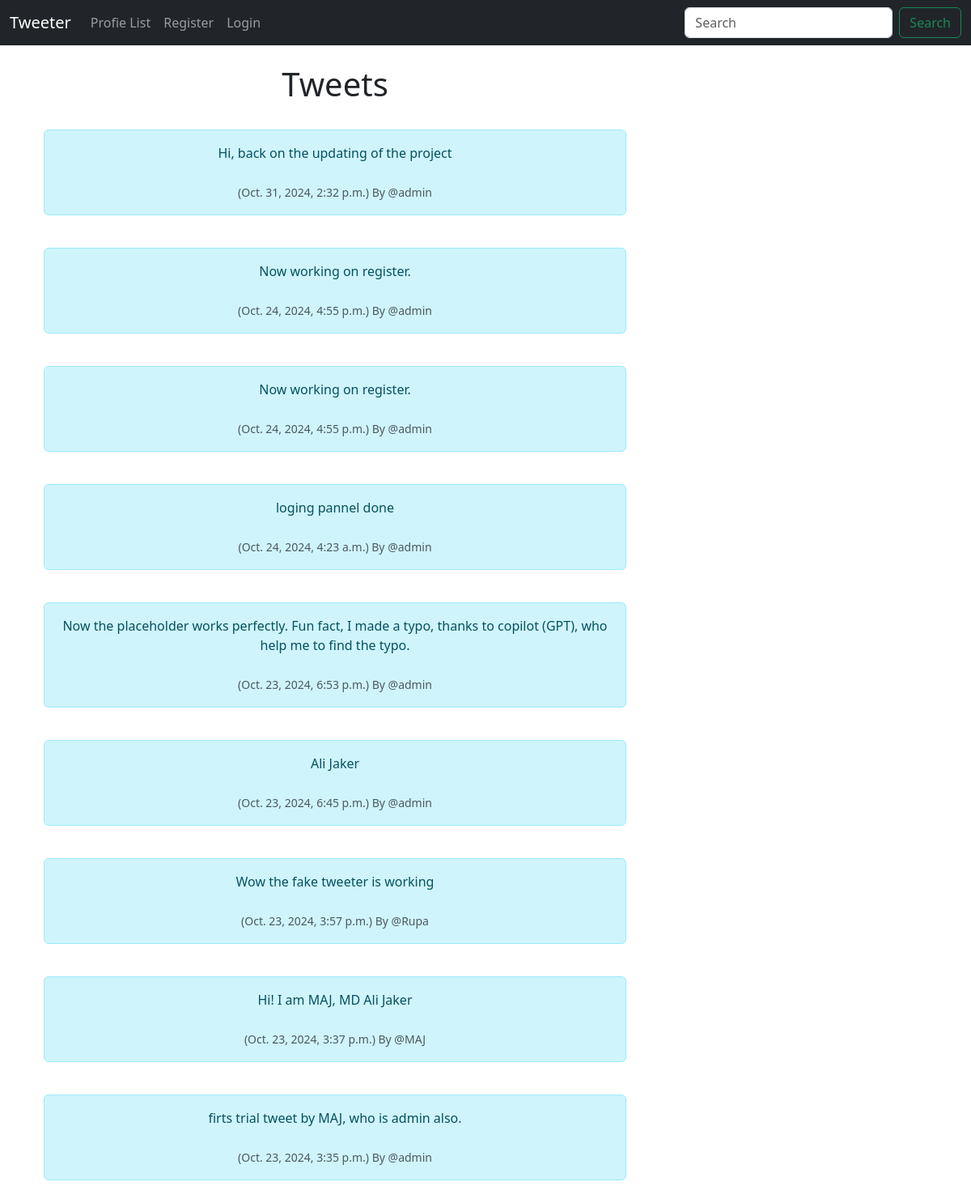
The page / on the database its author committed.
### tweeter/models.py (models this page shows, shortened)
class tweets(models.Model):
    user = models.ForeignKey(User, related_name="tweets", on_delete=models.DO_NOTHING )
    body= models.CharField(max_length=300)
    created_at = models.DateTimeField(auto_now=True)

### tweeter/views.py (the view)
# urls.py: 2. Add a URL to urlpatterns:  path('', views.home, name='home')
def home(request):
    if request.user.is_authenticated:
        form = TweetForm(request.POST or None)
        if request.method == "POST":
            if form.is_valid():
                Tweet = form.save(commit=False)
                Tweet.user = request.user
                Tweet.save()
                messages.success(request,("Your Tweet Has Been Posted!") )
                return redirect('home')
        Tweets = tweets.objects.all().order_by("-created_at")
        return render(request, 'home.html', {'Tweets':Tweets, "form":form})
    else:
        Tweets = tweets.objects.all().order_by("-created_at")
        return render(request, 'home.html', {'Tweets':Tweets})

### tweeter/templates/home.html (shortened to what this page needs)
<!DOCTYPE html>
<html lang="en">
<head>
</head>
<body>
    {% extends 'base.html' %}
    {% block content %}
    <div class="container text-center">
        <div class="row">
            <div class="col-8">
                <h1>Tweets</h1><br>
                {% for tweet in Tweets %}
                    <div class="alert alert-info" role="alert">
                        {{ tweet.body }} <br> <br>
                        <small class="text-muted">
                            ({{ tweet.created_at }})
                            By @{{ tweet.user.username }}
                        </small>
                    </div><br>
                {% endfor %}
            </div>
            <div class="col-4">
                <br><br>
            </div>
        </div>
    </div>
    {% endblock %}

### rows shown on the page
tweets: body "Hi, back on the updating of the project", created_at "Oct. 31, 2024, 2:32 p.m.", user.username "admin"
tweets: body "Now working on register.", created_at "Oct. 24, 2024, 4:55 p.m.", user.username "admin"
tweets: body "Now working on register.", created_at "Oct. 24, 2024, 4:55 p.m.", user.username "admin"
tweets: body "loging pannel done", created_at "Oct. 24, 2024, 4:23 a.m.", user.username "admin"
tweets: body "Now the placeholder works perfectly. Fun fact, I made a typo, thanks to copilot (GPT), who help me to find the typo.", created_at "Oct. 23, 2024, 6:53 p.m.", user.username "admin"
tweets: body "Ali Jaker", created_at "Oct. 23, 2024, 6:45 p.m.", user.username "admin"
tweets: body "Wow the fake tweeter is working", created_at "Oct. 23, 2024, 3:57 p.m.", user.username "Rupa"
tweets: body "Hi! I am MAJ, MD Ali Jaker", created_at "Oct. 23, 2024, 3:37 p.m.", user.username "MAJ"
tweets: body "firts trial tweet by MAJ, who is admin also.", created_at "Oct. 23, 2024, 3:35 p.m.", user.username "admin"
